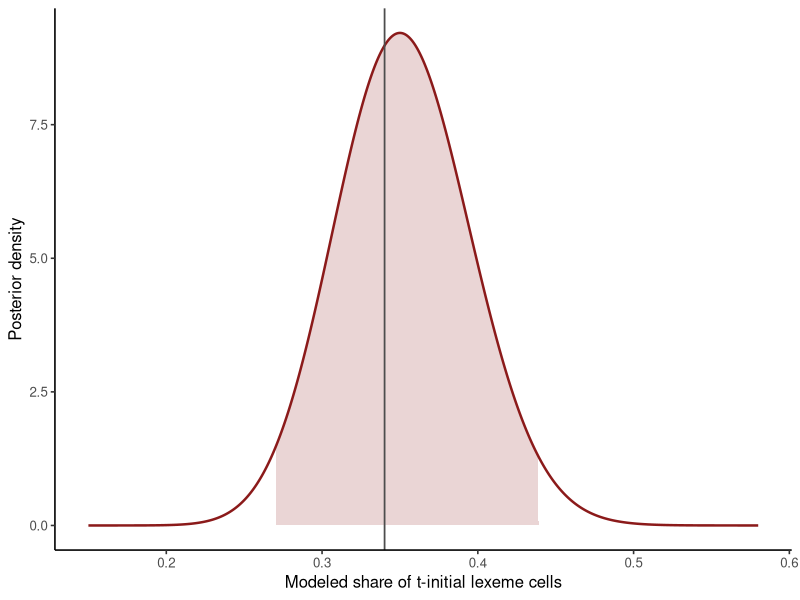

Source code (R):
## ---- chunk 1
#| label: load-unimorph-posterior-summaries
library(ggplot2)

population <- read.csv(
  "data/unimorph-turkish/verb-past-population.csv",
  stringsAsFactors = FALSE
)
sample_120 <- read.csv(
  "data/unimorph-turkish/verb-past-sample-120.csv",
  stringsAsFactors = FALSE
)

N <- nrow(population)
K <- sum(population$t_initial)
n <- nrow(sample_120)
k <- sum(sample_120$t_initial)
resource_share <- K / N
unit_count <- 1L
alpha_post <- unit_count + k
beta_post <- unit_count + n - k

posterior_mean <- alpha_post / (alpha_post + beta_post)
posterior_variance <- alpha_post * beta_post /
  ((alpha_post + beta_post)^2 * (alpha_post + beta_post + 1))
interval_probs <- seq(.025, .975, length.out = 3L)
posterior_quantiles <- qbeta(interval_probs, alpha_post, beta_post)
probability_above_resource <- 1 - pbeta(
  resource_share, alpha_post, beta_post
)

stopifnot(N == 588L, K == 200L, n == 120L, k == 42L)
data.frame(
  mean = posterior_mean,
  variance = posterior_variance,
  q025 = posterior_quantiles[1],
  median = posterior_quantiles[2],
  q975 = posterior_quantiles[3],
  probability_above_known_resource_share = probability_above_resource
)
## ---- chunk 2
#| label: plot-unimorph-posterior-summary
#| fig-cap: "exchangeable Bernoulli superpopulation model posterior density. The shaded region is the central 95% interval; the vertical line is the known pinned-resource share."
plot_grid <- data.frame(theta = seq(0.15, 0.58, length.out = 1000L))
plot_grid$density <- dbeta(plot_grid$theta, alpha_post, beta_post)
plot_grid$inside <- with(
  plot_grid,
  theta >= posterior_quantiles[1] & theta <= posterior_quantiles[3]
)

plot_opacity <- 0.18
ggplot(plot_grid, aes(theta, density)) +
  geom_area(data = subset(plot_grid, inside), fill = "#8B1A1A", alpha = plot_opacity) +
  geom_line(color = "#8B1A1A", linewidth = 0.85) +
  geom_vline(xintercept = resource_share, color = "grey30", linewidth = 0.6) +
  labs(x = "Modeled share of t-initial lexeme cells", y = "Posterior density") +
  theme_classic(base_size = 12)
## ---- chunk 3
#| label: transform-unimorph-posterior
expected_odds <- alpha_post / (beta_post - 1)
odds_at_expected_probability <- posterior_mean / (1 - posterior_mean)
odds_interval <- posterior_quantiles[c(1, 3)] /
  (1 - posterior_quantiles[c(1, 3)])

data.frame(
  expected_odds = expected_odds,
  odds_at_posterior_mean = odds_at_expected_probability,
  odds_q025 = odds_interval[1],
  odds_q975 = odds_interval[2]
)
